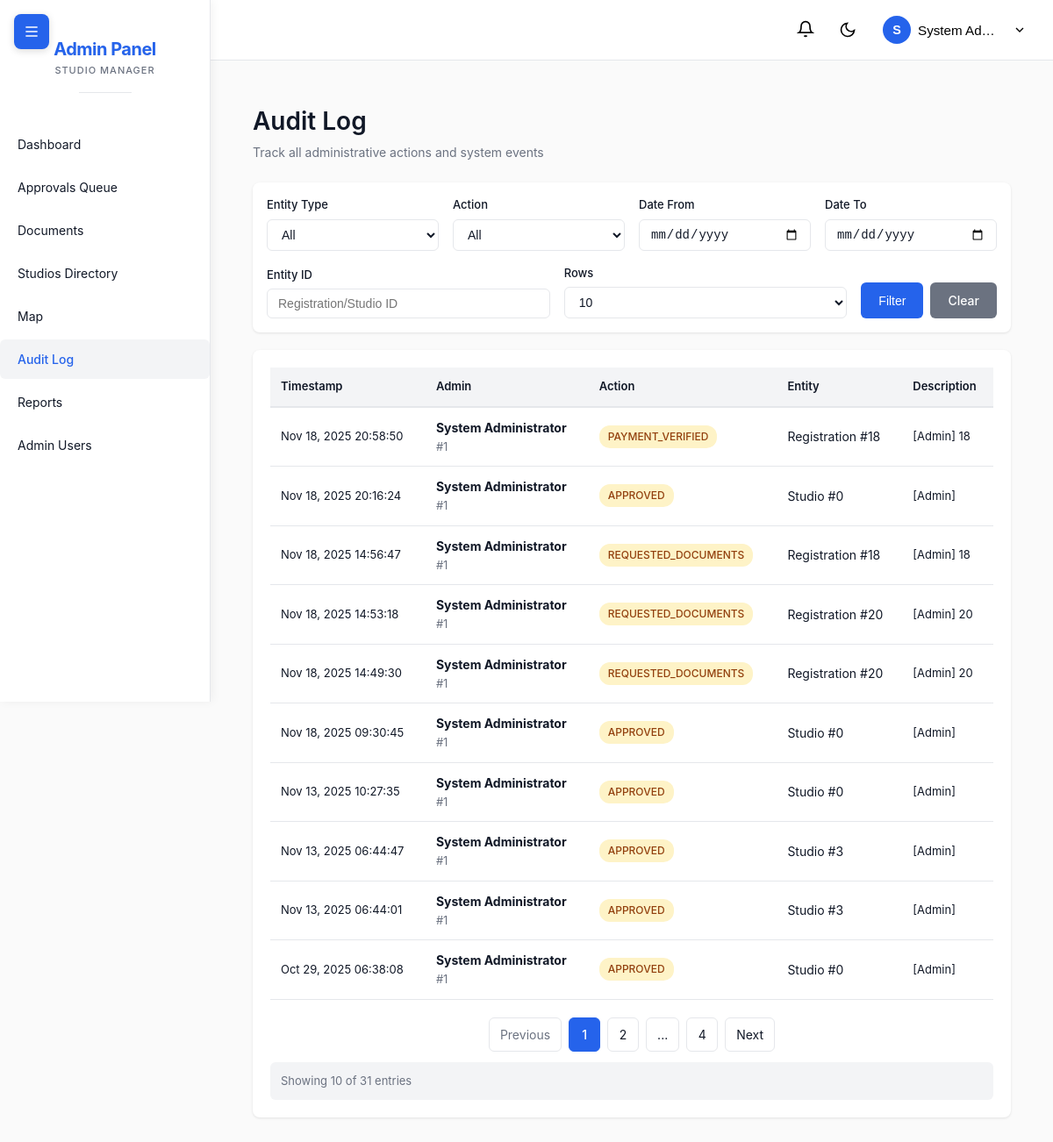
/admin/php/audit.php (signed in), run on the app's committed database.
### tables this page shows
CREATE TABLE IF NOT EXISTS `audit_logs` (
  `log_id` int(11) NOT NULL AUTO_INCREMENT,
  `admin_id` int(11) DEFAULT NULL,
  `action` varchar(100) NOT NULL,
  `entity_type` varchar(50) NOT NULL,
  `entity_id` int(11) DEFAULT NULL,
  `description` text DEFAULT NULL,
  `ip_address` varchar(45) DEFAULT NULL,
  `user_agent` varchar(255) DEFAULT NULL,
  `created_at` timestamp NULL DEFAULT current_timestamp(),
  PRIMARY KEY (`log_id`),
  KEY `admin_id` (`admin_id`),
  KEY `entity_type` (`entity_type`),
  KEY `created_at` (`created_at`),
  CONSTRAINT `fk_audit_admin` FOREIGN KEY (`admin_id`) REFERENCES `admin_users` (`admin_id`) ON DELETE SET NULL
);

### admin/php/config/database.php (called while the page is built)
<?php
class Database {
    private static $instance = null;
    private $pdo;
    private function __construct() {
        $host = getenv('MYSQL_HOST') ?: 'localhost';
        $port = getenv('MYSQL_PORT') ?: '3306';
        $dbname = getenv('MYSQL_DATABASE') ?: 'museek';
        $user = getenv('MYSQL_USER') ?: 'root';
        $password = getenv('MYSQL_PASSWORD') ?: '';
        $dsn = "mysql:host=$host;port=$port;dbname=$dbname;charset=utf8mb4";
        try {
            $this->pdo = new PDO($dsn, $user, $password, [
                PDO::ATTR_ERRMODE => PDO::ERRMODE_EXCEPTION,
                PDO::ATTR_DEFAULT_FETCH_MODE => PDO::FETCH_ASSOC,
                PDO::ATTR_EMULATE_PREPARES => false
            ]);
        } catch (PDOException $e) {
            die("Database connection failed: " . $e->getMessage());
        }
    }
    public static function getInstance() {
        if (self::$instance === null) {
            self::$instance = new self();
        }
        return self::$instance;
    }
    public function getConnection() {
        return $this->pdo;
    }
}

### admin/php/models/AuditLog.php (called while the page is built, shortened)
<?php
require_once __DIR__ . '/../config/database.php';
class AuditLog {
    private $db;
    public function __construct() {
        $this->db = Database::getInstance()->getConnection();
    }
    public function getAll($filters = [], $limit = null, $offset = null) {
        $sql = "
            SELECT al.*, au.full_name as admin_name
            FROM audit_logs al
            LEFT JOIN admin_users au ON al.admin_id = au.admin_id
            WHERE 1=1
        ";
        $params = [];
        $sql .= " ORDER BY al.created_at DESC";
        if ($limit !== null && $offset !== null) {
            $sql .= " LIMIT ? OFFSET ?";
            $params[] = $limit;
            $params[] = $offset;
        } else {
            $sql .= " LIMIT 100";
        }
        $stmt = $this->db->prepare($sql);
        if ($limit !== null && $offset !== null) {
            $stmt->bindValue(count($params) - 1, $limit, PDO::PARAM_INT);
            $stmt->bindValue(count($params), $offset, PDO::PARAM_INT);
        }
        $stmt->execute($params);
        return $stmt->fetchAll(PDO::FETCH_ASSOC);
    }
    public function getAllCount($filters = []) {
        $sql = "SELECT COUNT(*) FROM audit_logs al WHERE 1=1";
        $params = [];
        $stmt = $this->db->prepare($sql);
        $stmt->execute($params);
        return $stmt->fetchColumn();
    }
}

### admin/php/audit.php (the view, shortened to what this page needs)
<?php
require_once __DIR__ . '/models/AuditLog.php';
$auditLog = new AuditLog();
$filters = [
    'entity_type' => $_GET['entity_type'] ?? '',
    'action' => $_GET['action'] ?? '',
    'date_from' => $_GET['date_from'] ?? '',
    'date_to' => $_GET['date_to'] ?? '',
    'entity_id' => $_GET['entity_id'] ?? ''
];
$limit = (int)($_GET['limit'] ?? 10);
$page = max(1, (int)($_GET['page'] ?? 1));
$offset = ($page - 1) * $limit;
$logs = $auditLog->getAll($filters, $limit, $offset);
$totalRows = $auditLog->getAllCount($filters);
$totalPages = max(1, ceil($totalRows / $limit));
include __DIR__ . '/views/components/header.php';
?>
        <div class="page-header">
            <h1>Audit Log</h1>
            <p>Track all administrative actions and system events</p>
        </div>
        <div class="filters">
            <form method="GET" action="" style="display:flex;gap:16px;flex:1;flex-wrap:wrap;align-items:end;">
                <div class="filter-group">
                    <label class="filter-label">Entity Type</label>
                    <select name="entity_type" class="filter-select">
                        <option value="">All</option>
                    </select>
                </div>
                <div class="filter-group">
                    <label class="filter-label">Action</label>
                    <select name="action" class="filter-select">
                        <option value="">All</option>
                    </select>
                </div>
                <div class="filter-group">
                    <label class="filter-label">Date From</label>
                    <input type="date" name="date_from" class="filter-input" value="<?= htmlspecialchars($filters['date_from']) ?>">
                </div>
                <div class="filter-group">
                    <label class="filter-label">Date To</label>
                    <input type="date" name="date_to" class="filter-input" value="<?= htmlspecialchars($filters['date_to']) ?>">
                </div>
                <div class="filter-group">
                    <label class="filter-label">Entity ID</label>
                    <input type="text" name="entity_id" class="filter-input" placeholder="Registration/Studio ID" value="<?= htmlspecialchars($filters['entity_id']) ?>">
                </div>
                <div class="filter-group">
                    <label class="filter-label">Rows</label>
                    <select name="limit" class="filter-select" onchange="this.form.submit()">
                        <option value="10" <?= $limit == 10 ? 'selected' : '' ?>>10</option>
                    </select>
                </div>
                <div style="display:flex;gap:8px;">
                    <button type="submit" class="btn btn-primary">Filter</button>
                    <a href="../php/audit.php" class="btn btn-secondary">Clear</a>
                </div>
            </form>
        </div>
        <div class="card">
            <?php if (empty($logs)): ?>
                <div class="empty-state">
                    <h3>No audit logs found</h3>
                    <p>No activities match your filter criteria</p>
                </div>
            <?php else: ?>
                <div class="table-responsive">
                    <table>
                        <thead>
                            <tr>
                                <th>Timestamp</th>
                                <th>Admin</th>
                                <th>Action</th>
                                <th>Entity</th>
                                <th>Description</th>
                            </tr>
                        </thead>
                        <tbody>
                            <?php foreach ($logs as $log): ?>
                                <tr>
                                    <td class="text-sm"><?= date('M d, Y H:i:s', strtotime($log['created_at'])) ?></td>
                                    <td>
                                        <strong><?= htmlspecialchars($log['admin_name'] ?? 'System') ?></strong><br>
                                        <span class="text-muted text-sm">#<?= $log['admin_id'] ?></span>
                                    </td>
                                    <td>
                                        <span class="badge badge-warning"><?= htmlspecialchars($log['action']) ?></span>
                                    </td>
                                    <td>
                                        <?php if ($log['entity_type']): ?>
                                            <?= htmlspecialchars($log['entity_type']) ?> #<?= $log['entity_id'] ?>
                                        <?php else: ?>
                                            <span class="text-muted">N/A</span>
                                        <?php endif; ?>
                                    </td>
                                    <td class="text-sm" style="max-width: 300px; overflow: hidden; text-overflow: ellipsis; white-space: nowrap;">
                                        <?= htmlspecialchars($log['description'] ?? 'N/A') ?>
                                    </td>
                                </tr>
                            <?php endforeach; ?>
                        </tbody>
                    </table>
                </div>
                <?php if ($totalRows > $limit): ?>
                <div class="pagination">
                    <?php
                    $prev = $page - 1;
                    $next = $page + 1;
                    $baseUrl = http_build_query(array_merge($_GET, ['page' => ''])) . '&page=';
                    $baseUrl = preg_replace('/&page=\d+/', '', $baseUrl);
                    $baseUrl = '../php/audit.php?' . $baseUrl;
                    ?>
                    <a href="<?= $baseUrl . max(1, $prev) ?>" class="<?= $page == 1 ? 'disabled' : '' ?>">Previous</a>
                    <?php for ($i = 1; $i <= $totalPages; $i++): ?>
                        <?php if ($i == 1 || $i == $totalPages || ($i >= $page - 1 && $i <= $page + 1)): ?>
                            <a href="<?= $baseUrl . $i ?>" class="<?= $i == $page ? 'current' : '' ?>"><?= $i ?></a>
                        <?php elseif ($i == $page - 2 || $i == $page + 2): ?>
                            <span>...</span>
                        <?php endif; ?>
                    <?php endfor; ?>
                    <a href="<?= $baseUrl . min($totalPages, $next) ?>" class="<?= $page == $totalPages ? 'disabled' : '' ?>">Next</a>
                </div>
                <?php endif; ?>
                <div style="margin-top: 12px; padding: 12px; background: var(--light); border-radius: 6px; font-size: 13px; color: var(--text-muted);">
                    Showing <?= count($logs) ?> of <?= $totalRows ?> entries
                </div>
            <?php endif; ?>
        </div>
    </div>
</div>
<?php include __DIR__ . '/views/components/footer.php'; ?>

### admin/css/admin.css (style rules this page uses)
* { margin: 0; padding: 0; box-sizing: border-box; }
:root { --primary: #2563eb; --success: #10b981; --warning: #f59e0b; --danger: #ef4444; --secondary: #6b7280; --dark: #1f2937; --light: #f3f4f6; --border: #e5e7eb; --text: #111827; --text-muted: #6b7280; --bg: #fafafa; --card: #ffffff; }
body { font-family: -apple-system, BlinkMacSystemFont, "Segoe UI", Roboto, "Helvetica Neue", Arial, sans-serif; font-size: 14px; color: var(--text); background: var(--bg); line-height: 1.5; transition: background-color 0.3s ease, color 0.3s ease; }
.filters { background: var(--card); padding: 16px; border-radius: 8px; margin-bottom: 20px; display: flex; gap: 16px; flex-wrap: wrap; align-items: center; box-shadow: 0 1px 3px rgba(0,0,0,0.1); font-size: 14px; transition: background-color 0.3s ease; }
.filter-group { display: flex; flex-direction: column; gap: 6px; min-width: 160px; }
.filter-label { font-weight: 500; color: var(--text); font-size: 13px; }
.filter-select, .filter-input { padding: 8px 12px; border: 1px solid var(--border); border-radius: 6px; font-size: 14px; background: var(--card); color: var(--text); transition: background-color 0.3s ease, border-color 0.3s ease; }
.pagination { display: flex; justify-content: center; align-items: center; gap: 8px; margin-top: 20px; flex-wrap: wrap; }
.pagination a, .pagination span { padding: 8px 12px; border: 1px solid var(--border); border-radius: 6px; text-decoration: none; color: var(--text); font-size: 14px; min-width: 36px; text-align: center; }
.pagination .current { background: var(--primary); color: white; border-color: var(--primary); font-weight: 500; }
.pagination .disabled { color: var(--text-muted); pointer-events: none; border-color: var(--border); }
.page-header { margin-bottom: 24px; }
.page-header h1 { font-size: 28px; font-weight: 600; margin-bottom: 4px; }
.page-header p { color: var(--text-muted); }
.btn { padding: 10px 20px; border: none; border-radius: 6px; font-size: 14px; font-weight: 500; cursor: pointer; transition: all 0.2s; text-decoration: none; display: inline-block; }
.btn-primary { background: var(--primary); color: white; }
.btn-secondary { background: var(--secondary); color: white; }
.badge { padding: 4px 10px; border-radius: 12px; font-size: 12px; font-weight: 500; display: inline-block; }
.badge-warning { background: #fef3c7; color: #92400e; }
.card { background: var(--card); border-radius: 8px; padding: 20px; box-shadow: 0 1px 3px rgba(0, 0, 0, 0.1); margin-bottom: 20px; transition: background-color 0.3s ease; }
table { width: 100%; border-collapse: collapse; }
th { background: var(--light); padding: 12px; text-align: left; font-weight: 600; font-size: 13px; border-bottom: 2px solid var(--border); color: var(--text); transition: background-color 0.3s ease; }
td { padding: 12px; border-bottom: 1px solid var(--border); color: var(--text); }
.filters { background: var(--card); padding: 16px; border-radius: 8px; margin-bottom: 20px; display: flex; gap: 12px; flex-wrap: wrap; align-items: flex-end; transition: background-color 0.3s ease; }
.filter-group { flex: 1; min-width: 180px; }
.text-muted { color: var(--text-muted); }
.text-sm { font-size: 13px; }

### data on the page
audit_logs: created_at "Nov 18, 2025 20:58:50", admin.full_name "System Administrator", admin "1", action "PAYMENT_VERIFIED", entity_type "Registration", entity "18", description "[Admin] 18"
audit_logs: created_at "Nov 18, 2025 20:16:24", admin.full_name "System Administrator", admin "1", action "APPROVED", entity_type "Studio", entity "0", description "[Admin]"
audit_logs: created_at "Nov 18, 2025 14:56:47", admin.full_name "System Administrator", admin "1", action "REQUESTED_DOCUMENTS", entity_type "Registration", entity "18", description "[Admin] 18"
audit_logs: created_at "Nov 18, 2025 14:53:18", admin.full_name "System Administrator", admin "1", action "REQUESTED_DOCUMENTS", entity_type "Registration", entity "20", description "[Admin] 20"
audit_logs: created_at "Nov 18, 2025 14:49:30", admin.full_name "System Administrator", admin "1", action "REQUESTED_DOCUMENTS", entity_type "Registration", entity "20", description "[Admin] 20"
audit_logs: created_at "Nov 18, 2025 09:30:45", admin.full_name "System Administrator", admin "1", action "APPROVED", entity_type "Studio", entity "0", description "[Admin]"
audit_logs: created_at "Nov 13, 2025 10:27:35", admin.full_name "System Administrator", admin "1", action "APPROVED", entity_type "Studio", entity "0", description "[Admin]"
audit_logs: created_at "Nov 13, 2025 06:44:47", admin.full_name "System Administrator", admin "1", action "APPROVED", entity_type "Studio", entity "3", description "[Admin]"
audit_logs: created_at "Nov 13, 2025 06:44:01", admin.full_name "System Administrator", admin "1", action "APPROVED", entity_type "Studio", entity "3", description "[Admin]"
audit_logs: created_at "Oct 29, 2025 06:38:08", admin.full_name "System Administrator", admin "1", action "APPROVED", entity_type "Studio", entity "0", description "[Admin]"

### other printed values
substr($adminName, 0, 1) "S"
$adminName "System Ad…"
count($logs) "10"
$totalRows "31"
